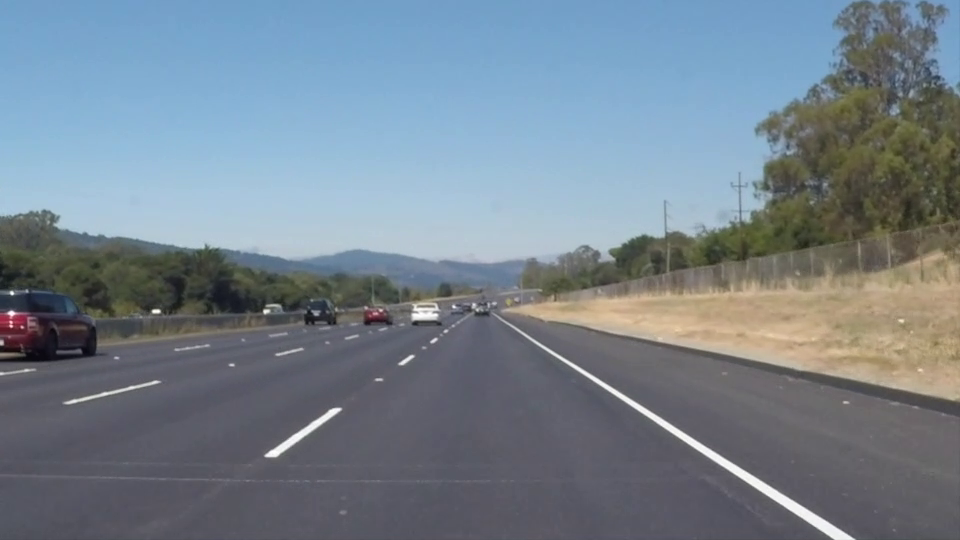
//> input picture frame 22 of sample.mp4, 960 x 540 px
$ ./main   (built with g++ and OpenCV 4)
//> lines starting //> are read from the running program, lines starting //| are printed output that depends on the picture; after the words box and inside, x2 and y2 are one past the last pixel; in counts of white or black regions, pixels touching at a corner belong together
//> further down, Frame is the input picture: 540 rows x 960 cols, CV_8UC3; mean B, G, R 141.9, 130.7, 117.7
#include <opencv2/opencv.hpp>

#define SafeDivide(A, B) ((B) ? ((A)/(B)) : (0))

inline cv::Mat ApplyGrayscale(cv::Mat Frame)
{
    cv::Mat GrayFrame;
    cv::cvtColor(Frame, GrayFrame, cv::COLOR_BGR2GRAY);
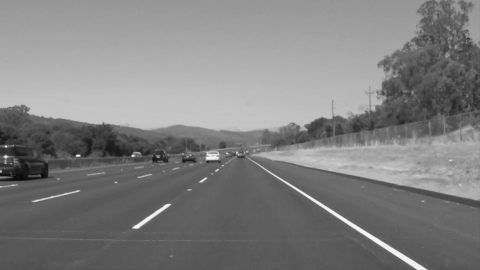
//> GrayFrame: 540 rows x 960 cols, CV_8UC1 (shown at 1/2 size); min 6, max 255, mean 128
	return(GrayFrame);
}

inline cv::Mat ApplyBlur(cv::Mat Frame)
{
    cv::Mat BlurredFrame;
    cv::GaussianBlur(Frame, BlurredFrame, cv::Size(5, 5), 0);
	return(BlurredFrame);
}

inline cv::Mat ApplyCanny(cv::Mat Frame)
{
    cv::Mat Canny;
    cv::Canny(Frame, Canny, 80, 200);
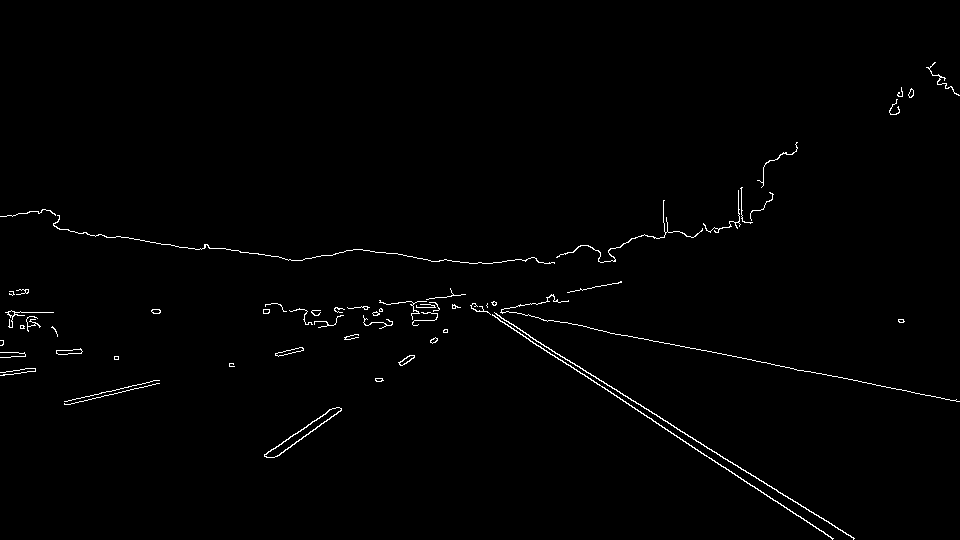
//> Canny: 540 rows x 960 cols, CV_8UC1; 0.96% white in thin lines or dots, all inside (x1, y1, x2, y2) = (0, 62, 960, 540)
    return(Canny);
}

inline cv::Mat ApplyROIMask(cv::Mat Frame)
{
    const float ROIBottomWidth = 0.85f;
    const float ROITopWidth    = 0.03f;
    const float ROIHeight	   = 0.43f;

	std::vector<cv::Point> Points = {
		cv::Point((1 - ROIBottomWidth) * Frame.cols / 2, Frame.rows),
		cv::Point((1 - ROITopWidth) * Frame.cols / 2, Frame.rows * (1.0f - ROIHeight)),
		cv::Point(Frame.cols - (1 - ROITopWidth) * Frame.cols / 2, Frame.rows * (1.0f - ROIHeight)),
		cv::Point(Frame.cols - (1 - ROIBottomWidth) * Frame.cols / 2, Frame.rows)
	};

    cv::Mat Mask = cv::Mat::zeros(Frame.size(), CV_8UC1);
    cv::fillPoly(Mask, Points, cv::Scalar(255));
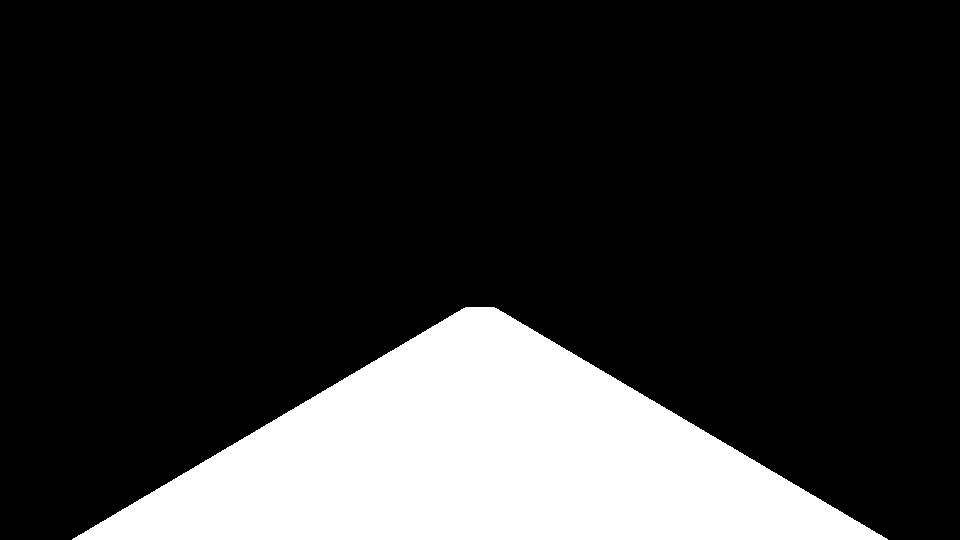
//> Mask: 540 rows x 960 cols, CV_8UC1; 19% white; 1 white region, box (x1, y1, x2, y2) and area: (72, 307, 888, 540) 98720

    cv::Mat MaskedFrame;
    cv::bitwise_and(Frame, Frame, MaskedFrame, Mask);
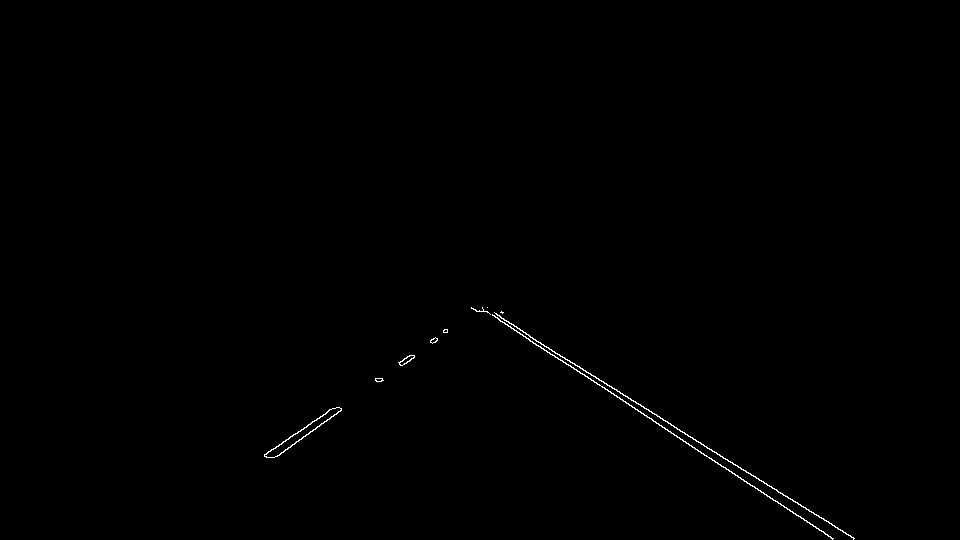
//> MaskedFrame: 540 rows x 960 cols, CV_8UC1; 0.3% white in thin lines or dots, all inside (x1, y1, x2, y2) = (264, 307, 855, 540)

    return(MaskedFrame);
}

inline std::vector<cv::Vec4i> HoughLineTransform(cv::Mat CannyFrame, cv::Mat Frame)
{
	std::vector<cv::Vec4i> Lines;
	cv::HoughLinesP(CannyFrame, Lines, 2.0, CV_PI / 180, 30, 10, 20);
//> Lines = 17 lines (x1, y1, x2, y2), first 8: [482, 307, 853, 538], [483, 310, 823, 531], [264, 454, 333, 408], [380, 381, 447, 332], [308, 434, 341, 409], [533, 339, 565, 359], [277, 456, 341, 408], [761, 492, 827, 534]
	return(Lines);
}

inline cv::Mat DrawLane(cv::Mat Frame, std::vector<cv::Vec4i> Lines)
{
	if(!Lines.empty())
	{
		std::vector<cv::Point> LeftPoints;
		std::vector<cv::Point> RightPoints;

		for(size_t i = 0; i < Lines.size(); ++i)
		{
			cv::Vec4i Line = Lines[i];

			float x1 = Line[0];
			float y1 = Line[1];
			float x2 = Line[2];
			float y2 = Line[3];

			float Slope = SafeDivide((y2 - y1), (x2 - x1));

			if(fabsf(Slope) > 0.5f)
			{
				if(Slope < 0.0f)
				{
					LeftPoints.emplace_back(x1, y1);
					LeftPoints.emplace_back(x2, y2);
				}
				else
				{
					RightPoints.emplace_back(x1, y1);
					RightPoints.emplace_back(x2, y2);
				}
			}
		}
//> this loop made 17 passes
//> (x1, y1, x2, y2, Slope) on passes 1 to 8: (482, 307, 853, 538, 0.623), (483, 310, 823, 531, 0.65), (264, 454, 333, 408, -0.667), (380, 381, 447, 332, -0.731), (308, 434, 341, 409, -0.758), (533, 339, 565, 359, 0.625), (277, 456, 341, 408, -0.75), (761, 492, 827, 534, 0.636)

		cv::Vec4f LeftLine;
		cv::Vec4f RightLine;
		cv::Vec2i LeftX;
		cv::Vec2i RightX;

		if(!LeftPoints.empty() || !RightPoints.empty())
		{
			cv::fitLine(LeftPoints, LeftLine, cv::DIST_L2, 0, 0.01, 0.01);
//> LeftLine = [0.814, -0.581, 330.2, 414.3]
			cv::fitLine(RightPoints, RightLine, cv::DIST_L2, 0, 0.01, 0.01);
//> RightLine = [0.842, 0.539, 661.8, 422.3]

			LeftX[0] = (int)(LeftLine[2] + (Frame.rows - LeftLine[3]) * (LeftLine[0] / LeftLine[1]));
//> LeftX = [154, 0]
			LeftX[1] = (int)(LeftLine[2] + (Frame.rows * 0.60f - LeftLine[3]) * (LeftLine[0] / LeftLine[1]));
//> LeftX = [154, 456]

			RightX[0] = (int)(RightLine[2] + (Frame.rows - RightLine[3]) * (RightLine[0] / RightLine[1]));
//> RightX = [845, 0]
			RightX[1] = (int)(RightLine[2] + (Frame.rows * 0.60f - RightLine[3]) * (RightLine[0] / RightLine[1]));
//> RightX = [845, 508]
		}
		else
		{
			return(Frame);
		}

		std::vector<cv::Point> Points = {
			cv::Point(LeftX[0], Frame.rows),
			cv::Point(LeftX[1], Frame.rows * 0.60f),

			cv::Point(RightX[1], Frame.rows * 0.60f),
			cv::Point(RightX[0], Frame.rows)
		};
//> Points = 4 Points (x, y): [154, 540], [456, 324], [508, 324], [845, 540]

		cv::Mat Mask = cv::Mat::zeros(Frame.size(), Frame.type());
		cv::fillConvexPoly(Mask, Points, cv::Scalar(0, 255, 0));
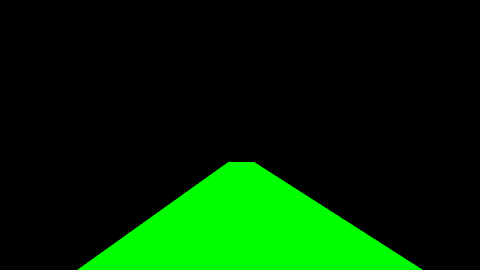
//> Mask: 540 rows x 960 cols, CV_8UC3 (shown at 1/2 size); mean B, G, R 0, 39.5, 0

		cv::Mat Result;
		cv::addWeighted(Frame, 1.0, Mask, 0.5, 0.0, Result);
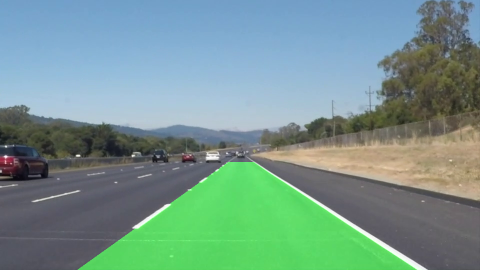
//> Result: 540 rows x 960 cols, CV_8UC3 (shown at 1/2 size); mean B, G, R 141.9, 150.1, 117.7
		cv::line(Result, Points[0], Points[1], cv::Scalar(0, 255, 0), 2);
		cv::line(Result, Points[2], Points[3], cv::Scalar(0, 255, 0), 2);


		float LeftLaneSlope  = (Frame.rows * 0.60f - Frame.rows) / (LeftX[1] - LeftX[0]);
//> LeftLaneSlope = -0.715
		float RightLaneSlope = (Frame.rows * 0.60f - Frame.rows) / (RightX[1] - RightX[0]);
//> RightLaneSlope = 0.641

		char T1[32];
		sprintf_s(T1, "Right lane slope: %f", RightLaneSlope);
//> T1 = "Right lane slope: 0.640950"

		char T2[32];
		sprintf_s(T2, "Left lane slope: %f", LeftLaneSlope);
//> T2 = "Left lane slope: -0.715232"

		cv::putText(Result, T1, cv::Point(10, 30), cv::FONT_HERSHEY_SIMPLEX, 0.60, cv::Scalar(15, 15, 15), 2);
		cv::putText(Result, T2, cv::Point(10, 60), cv::FONT_HERSHEY_SIMPLEX, 0.60, cv::Scalar(15, 15, 15), 2);
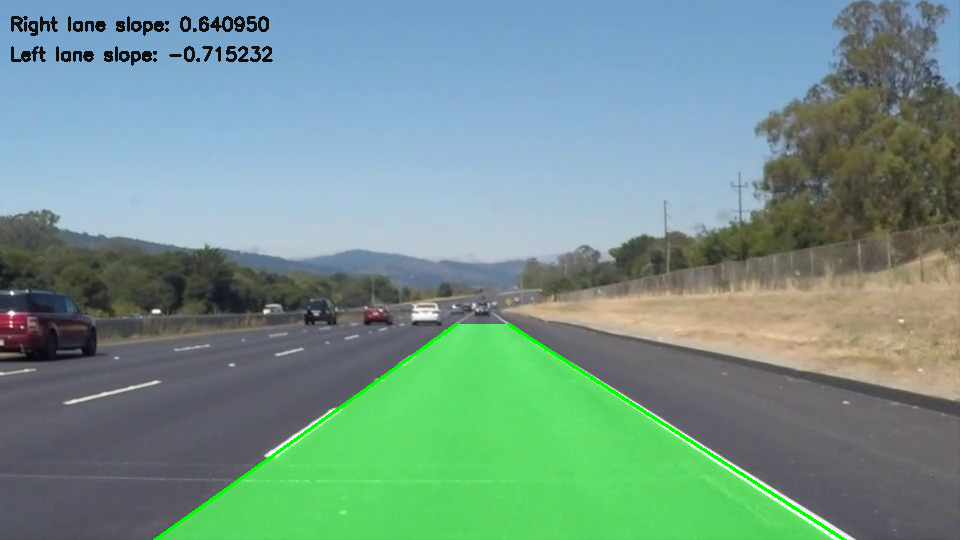
//> Result: 540 rows x 960 cols, CV_8UC3; mean B, G, R 139.7, 149.2, 116.1

		return(Result);
	}

	return(Frame);
}

int main(int ArgCount, char** Args)
{
    cv::VideoCapture Capture("sample.mp4");
	cv::namedWindow("my-lane", cv::WINDOW_NORMAL);

    if(Capture.isOpened())
    {
		cv::Mat Frame;
		cv::Mat OutputFrame;
		for(;;)
		{
			if(!Capture.read(Frame)) break;

			OutputFrame = Frame;
			OutputFrame = ApplyGrayscale(OutputFrame);
			OutputFrame = ApplyBlur(OutputFrame);
			OutputFrame = ApplyCanny(OutputFrame);
			OutputFrame = ApplyROIMask(OutputFrame);
			OutputFrame = DrawLane(Frame, HoughLineTransform(OutputFrame, Frame));

			cv::imshow("my-lane", OutputFrame);
			cv::waitKey(16);
		}
    }

    Capture.release();
	cv::destroyAllWindows();
    return(0);
}

$ run again, starting later in the video
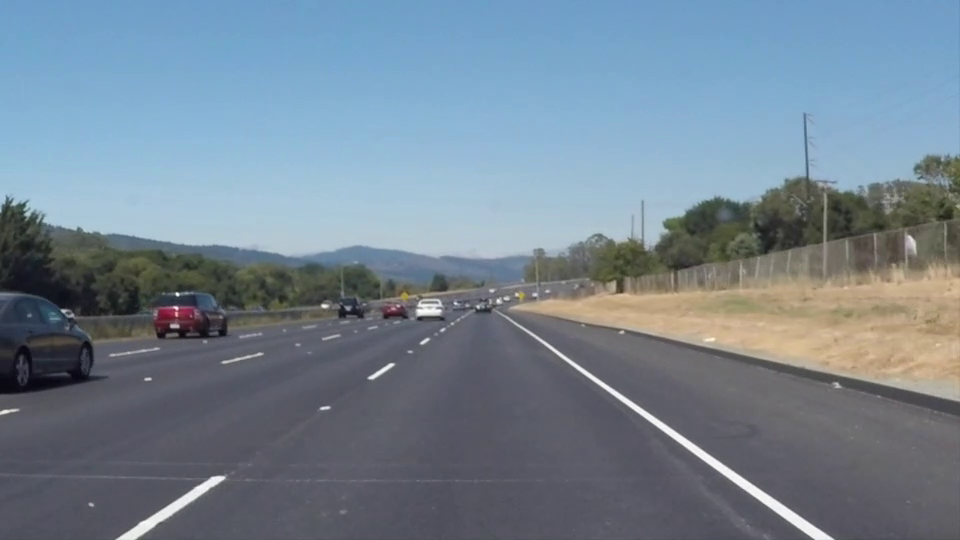
//> input picture frame 99 of sample.mp4, 960 x 540 px
//> Frame is the input picture: 540 rows x 960 cols, CV_8UC3; mean B, G, R 146, 132.3, 116.7
//> in ApplyCanny, `cv::Canny(Frame, Canny, 80, 200);`:
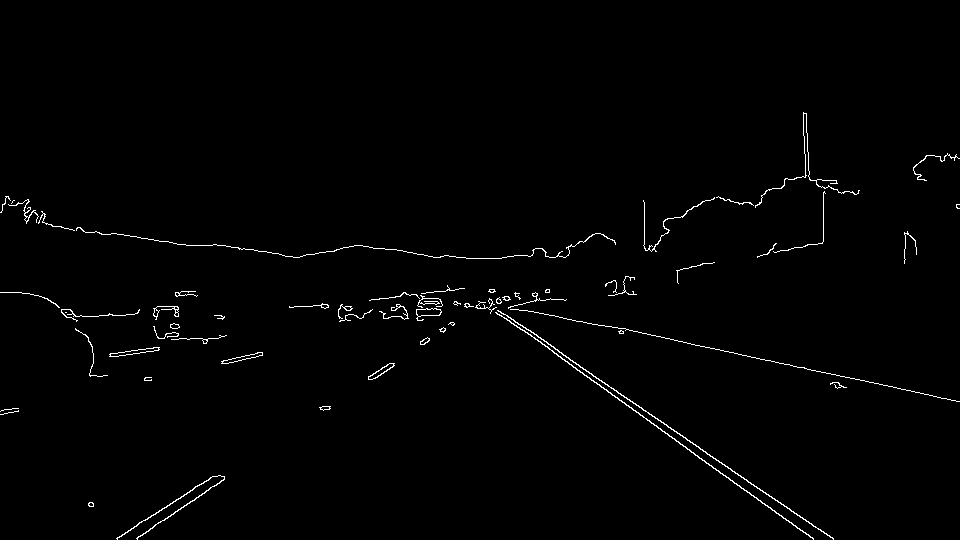
//> Canny: 540 rows x 960 cols, CV_8UC1; 1.1% white in thin lines or dots, all inside (x1, y1, x2, y2) = (0, 112, 960, 540)
//> MaskedFrame: 540 rows x 960 cols, CV_8UC1; 0.31% white in thin lines or dots, all inside (x1, y1, x2, y2) = (116, 307, 834, 540)
//> Lines = 22 lines (x1, y1, x2, y2), first 8: [643, 410, 833, 539], [728, 477, 813, 538], [570, 360, 626, 397], [493, 308, 776, 513], [136, 538, 224, 479], [116, 538, 215, 476], [423, 344, 444, 331], [173, 501, 213, 476]
//> the loop in DrawLane, `for(size_t i = 0; i < Lines.size(); ++i)` made 22 passes
//> (x1, y1, x2, y2, Slope) on passes 1 to 8: (643, 410, 833, 539, 0.679), (728, 477, 813, 538, 0.718), (570, 360, 626, 397, 0.661), (493, 308, 776, 513, 0.724), (136, 538, 224, 479, -0.67), (116, 538, 215, 476, -0.626), (423, 344, 444, 331, -0.619), (173, 501, 213, 476, -0.625)
//> LeftLine = [0.839, -0.544, 340.2, 396.2]
//> RightLine = [0.816, 0.578, 643.8, 412.7]
//> in DrawLane, `LeftX[0] = (int)(LeftLine[2] + (Frame.rows - LeftLine[3]) * (LeftLine[..`: LeftX = [118, 0]
//> in DrawLane, `LeftX[1] = (int)(LeftLine[2] + (Frame.rows * 0.60f - LeftLine[3]) * (L..`: LeftX = [118, 451]
//> in DrawLane, `RightX[0] = (int)(RightLine[2] + (Frame.rows - RightLine[3]) * (RightL..`: RightX = [823, 0]
//> in DrawLane, `RightX[1] = (int)(RightLine[2] + (Frame.rows * 0.60f - RightLine[3]) *..`: RightX = [823, 518]
//> in DrawLane, `std::vector<cv::Point> Points = { cv::Point(LeftX[0], Frame.rows), cv:..`: Points = 4 Points (x, y): [118, 540], [451, 324], [518, 324], [823, 540]
//> LeftLaneSlope = -0.649
//> RightLaneSlope = 0.708
//> T1 = "Right lane slope: 0.708197"
//> T2 = "Left lane slope: -0.648649"
//> in DrawLane, `cv::putText(Result, T2, cv::Point(10, 60), cv::FONT_HERSHEY_SIMPLEX, 0..`:
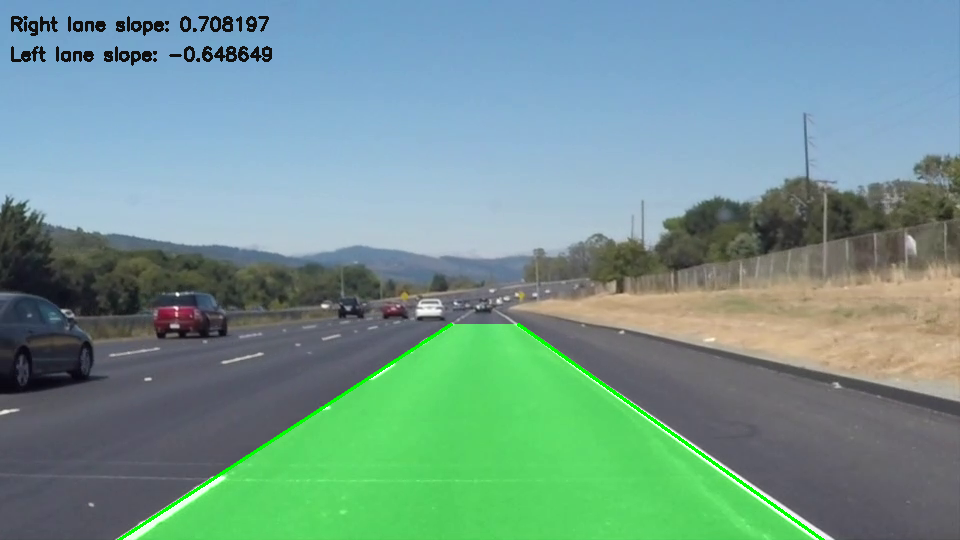
//> Result: 540 rows x 960 cols, CV_8UC3; mean B, G, R 143.8, 151.5, 115.1

$ run again, starting later in the video
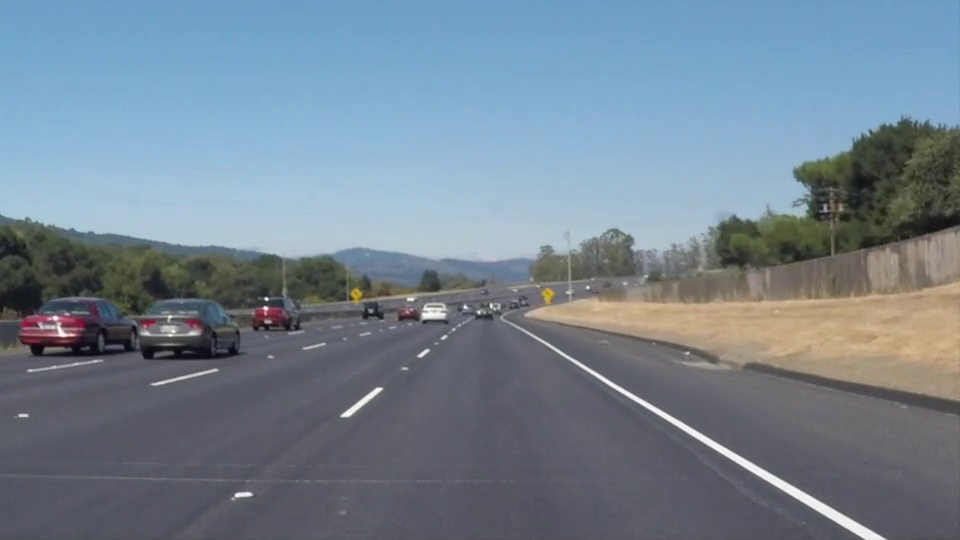
//> input picture frame 176 of sample.mp4, 960 x 540 px
//> Frame is the input picture: 540 rows x 960 cols, CV_8UC3; mean B, G, R 145.2, 131.6, 116.5
//> in ApplyCanny, `cv::Canny(Frame, Canny, 80, 200);`:
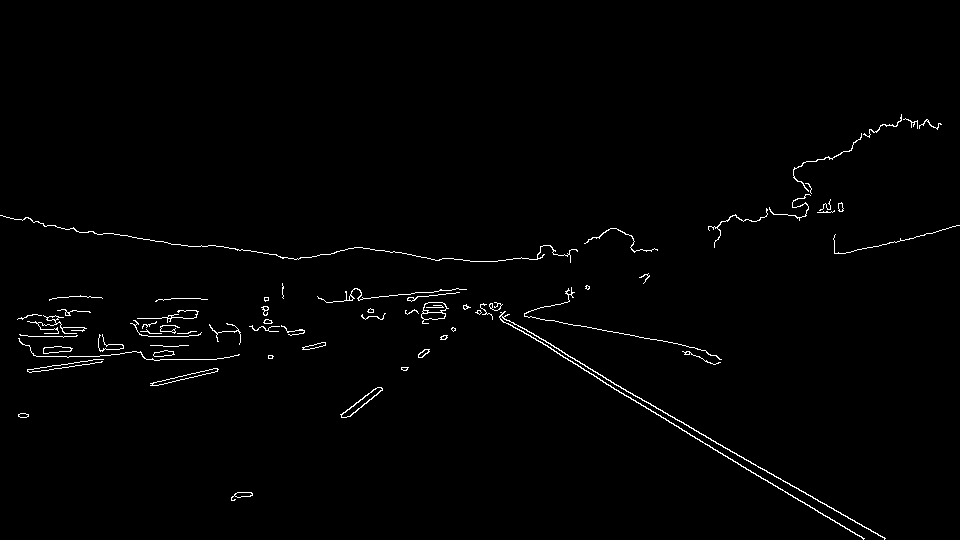
//> Canny: 540 rows x 960 cols, CV_8UC1; 1.2% white in thin lines or dots, all inside (x1, y1, x2, y2) = (0, 114, 960, 540)
//> MaskedFrame: 540 rows x 960 cols, CV_8UC1; 0.3% white in thin lines or dots, all inside (x1, y1, x2, y2) = (231, 307, 886, 540)
//> Lines = 18 lines (x1, y1, x2, y2), first 8: [480, 307, 686, 431], [562, 352, 884, 538], [682, 430, 750, 470], [499, 316, 574, 358], [350, 416, 382, 389], [798, 500, 863, 538], [340, 414, 379, 387], [481, 308, 567, 358]
//> the loop in DrawLane, `for(size_t i = 0; i < Lines.size(); ++i)` made 18 passes
//> (x1, y1, x2, y2, Slope) on passes 1 to 8: (480, 307, 686, 431, 0.602), (562, 352, 884, 538, 0.578), (682, 430, 750, 470, 0.588), (499, 316, 574, 358, 0.56), (350, 416, 382, 389, -0.844), (798, 500, 863, 538, 0.585), (340, 414, 379, 387, -0.692), (481, 308, 567, 358, 0.581)
//> LeftLine = [0.785, -0.62, 388.2, 380.8]
//> RightLine = [0.858, 0.513, 654.5, 410.7]
//> in DrawLane, `LeftX[0] = (int)(LeftLine[2] + (Frame.rows - LeftLine[3]) * (LeftLine[..`: LeftX = [186, 0]
//> in DrawLane, `LeftX[1] = (int)(LeftLine[2] + (Frame.rows * 0.60f - LeftLine[3]) * (L..`: LeftX = [186, 460]
//> in DrawLane, `RightX[0] = (int)(RightLine[2] + (Frame.rows - RightLine[3]) * (RightL..`: RightX = [870, 0]
//> in DrawLane, `RightX[1] = (int)(RightLine[2] + (Frame.rows * 0.60f - RightLine[3]) *..`: RightX = [870, 509]
//> in DrawLane, `std::vector<cv::Point> Points = { cv::Point(LeftX[0], Frame.rows), cv:..`: Points = 4 Points (x, y): [186, 540], [460, 324], [509, 324], [870, 540]
//> LeftLaneSlope = -0.788
//> RightLaneSlope = 0.598
//> T1 = "Right lane slope: 0.598338"
//> T2 = "Left lane slope: -0.788321"
//> in DrawLane, `cv::putText(Result, T2, cv::Point(10, 60), cv::FONT_HERSHEY_SIMPLEX, 0..`:
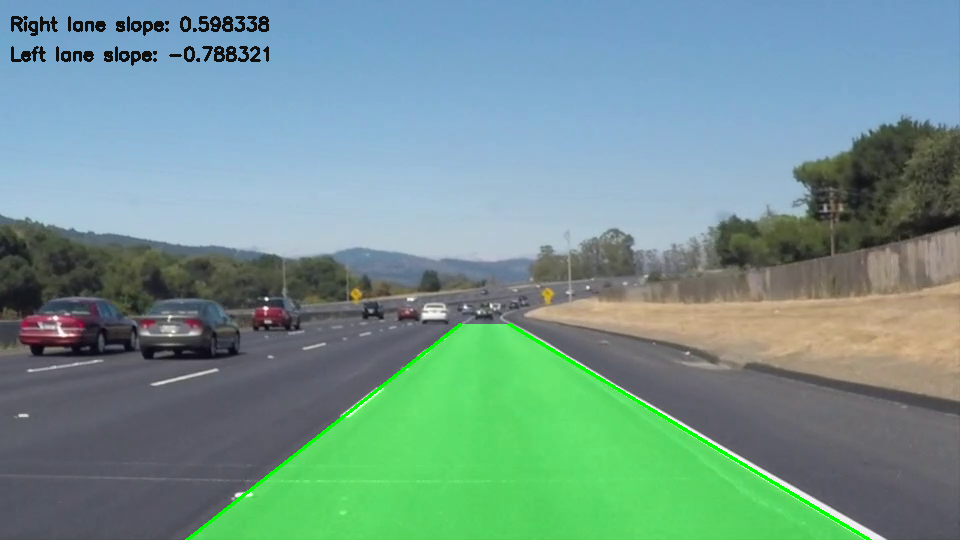
//> Result: 540 rows x 960 cols, CV_8UC3; mean B, G, R 143.1, 150.1, 115
